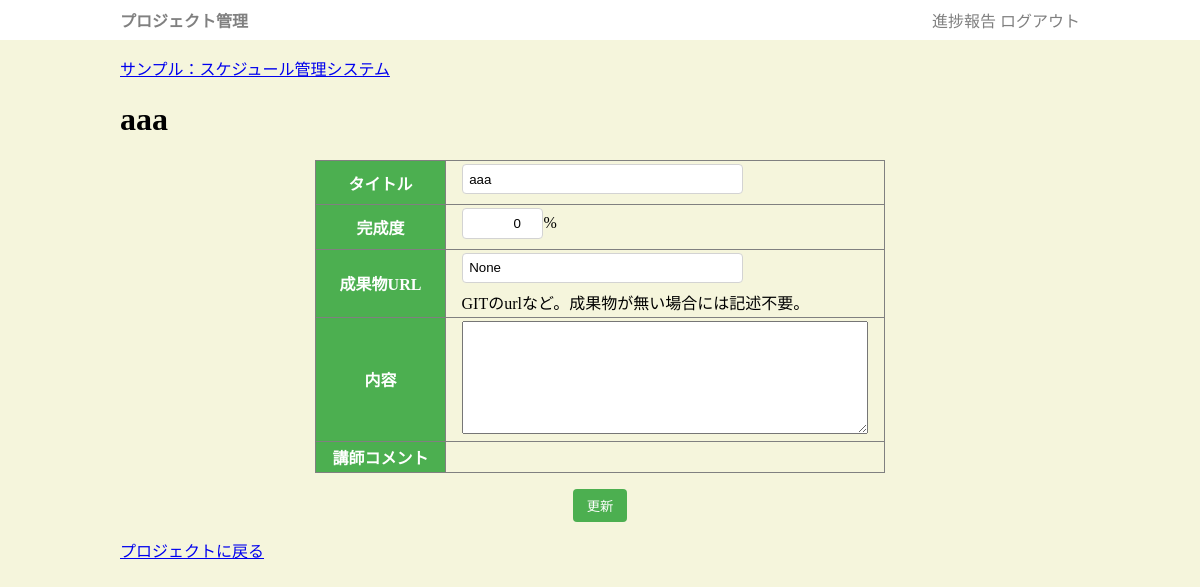
The app's page /plan/20 (signed in) with its own data.
### app.py (models this page shows, shortened)
class Project(db.Model):
    pid = db.Column(db.Integer, primary_key=True)
    title = db.Column(db.String(255))
    category = db.Column(db.String(255))
    desc = db.Column(db.String(65545))
    updated_at = db.Column(db.DateTime, default=datetime.now)
    comment = db.Column(db.String(65545))
    member = db.relationship('Member', backref='project', lazy=True)
    plan = db.relationship('Plan', backref='project', lazy=True)

class Plan(db.Model):
    planid = db.Column(db.Integer, primary_key=True)
    pid = db.Column(db.Integer, db.ForeignKey("project.pid"))
    ptitle = db.Column(db.String(255))
    pbody = db.Column(db.String(65545))
    prate = db.Column(db.Integer, default=0)
    url = db.Column(db.String(255))
    plan_at = db.Column(db.DateTime, default=datetime.now)
    comment = db.Column(db.String(65545))

### app.py (the view)
@app.get('/plan/<planid>')
def plan_get(planid):
    if "uid" not in session:
        return redirect("/login")
    row = Plan.query.get_or_404(planid)
    if is_myproject(row.pid):
        return render_template("plan_edit.html",plan=row,user=User.query.get(session['uid']))
    else:
        return render_template("plan.html",plan=row, user=User.query.get(session['uid']))

### app.py (called while the page is built)
def is_myproject(pid):
    row = Member.query.filter(Member.pid==pid, Member.uid == session['uid']).first()
    return row is not None or session['uid'] == 1

### templates/plan_edit.html (shortened to what this page needs)
{% extends "base.html" %}
{% block main %}
<a href="/project/{{plan.pid}}">{{plan.project.title}}</a>
<h1>{{plan.ptitle}}</h1>
<form method="post" action="/plan/{{plan.planid}}">
<table class="desc">
    <tr><th>タイトル</th><td><input type="text" name="ptitle" value="{{plan.ptitle}}"  required></td></tr>
    <tr><th>完成度</th><td><input type="number" name="prate" value="{{plan.prate}}" placeholder="例：10%">%</td></tr>
    <tr><th>成果物URL</th><td><input type="text" name="url" value="{{plan.url}}"><br>GITのurlなど。成果物が無い場合には記述不要。</td></tr>
    <tr><th>内容</th><td><textarea name="pbody" >{{plan.pbody}}</textarea></td></tr>
    <tr><th>講師コメント</th><td><pre>{{plan.comment}}</pre></td></tr>
</table>
<div class="operation">
<input type="submit" value="更新">
</div>
</form>
<a href="/project/{{plan.pid}}" class="btn">プロジェクトに戻る</a>
{% endblock %}

### static/style.css (style rules this page uses)
body { padding: 0; margin: 0; background-color: beige; }
form { margin: 1em; }
input[type="text"], input[type="password"], input[type="number"],select { padding: 0.5em; border: 1px solid lightgray; border-radius: 4px; width: 20em; margin-bottom:0.5em; }
input[type="number"] { width: 5em; text-align: right; }
input[type="submit"] { background-color: #4CAF50; color: white; border: none; padding: 0.5em 1em; border-radius: 4px; cursor: pointer; }
textarea { width: 30em; height: 8em; max-width: 100%; }
.operation { display: flex; gap: 1em; margin: 1em; justify-content: center; }
table { border-collapse: collapse; margin: 1em auto; }
td,th { border:1px solid gray; padding: 0.2em 1em; }
th { background-color: #4CAF50; color:white; }

### records on screen
Project: project "サンプル：スケジュール管理システム"
Plan: ptitle "aaa", prate "0", url "None"
